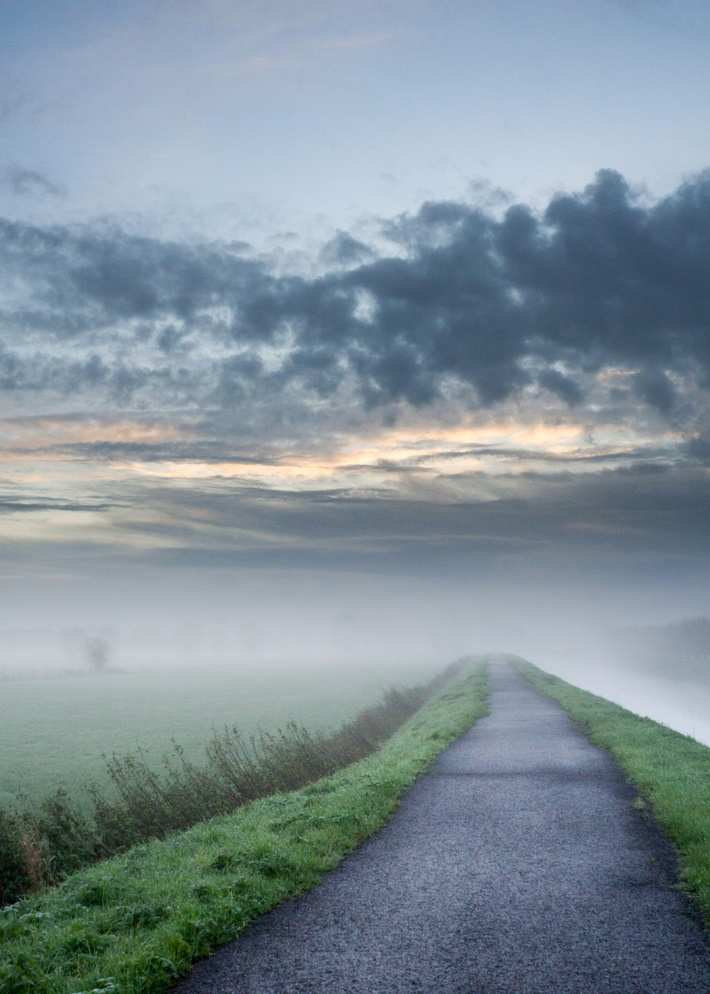
#> input picture functions/imagetune/foggy-path-landscape.jpg, 710 x 994 px, shrunk from 2968 x 4155 before the run
$ python imagetune.py
#> lines starting #> are read from the running program, lines starting #| are printed output that depends on the picture
import pylab
import scipy.ndimage
import time
import tempfile
import os

def processimage(imgpath):
#> called with imgpath = 'foggy-path-landscape.jpg'
    print("[imagetune] reading image:", imgpath, "...")
    img = pylab.imread(imgpath)
#> img is the input picture: shape (994, 710, 3); mean R, G, B 127.6, 143.3, 152.4
    print("[imagetune] read image, dimensions", img.shape)
#| [imagetune] read image, dimensions (994, 710, 3)

    print("[imagetune] blur...")
    t_start = time.time()
    blurimg = scipy.ndimage.gaussian_filter(img, sigma=2)
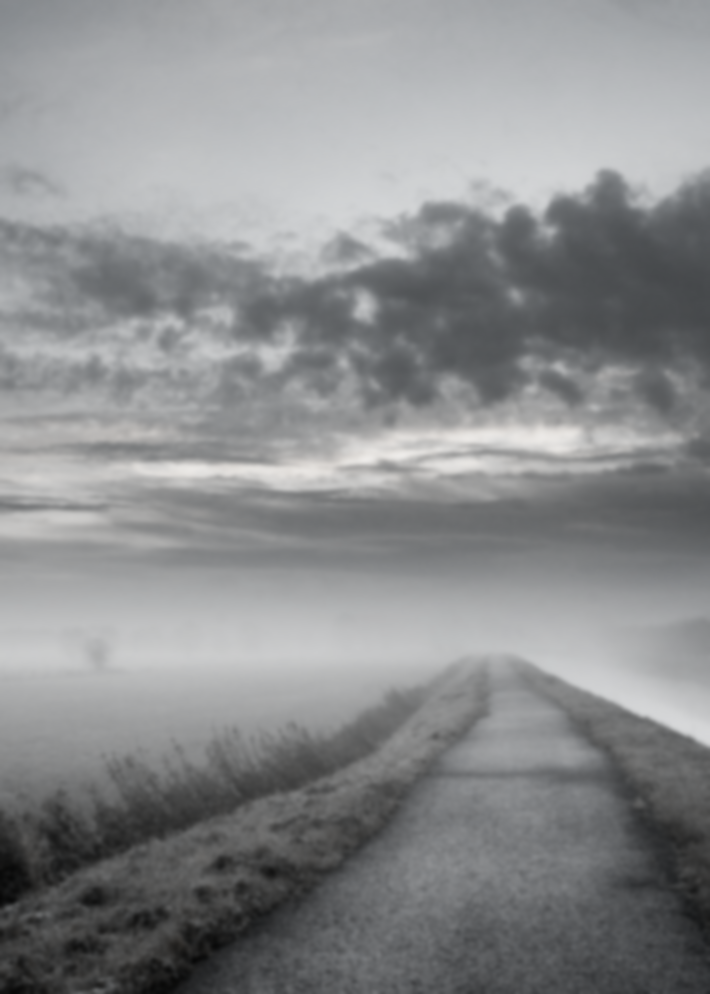
#> blurimg: shape (994, 710, 3); mean R, G, B 138.2, 139.7, 141
    t_diff = time.time() - t_start
    print("[imagetune] blurred after", round(t_diff, 2), "s")

    print("[imagetune] rotate...")
    t_start = time.time()
    rotimg = scipy.ndimage.rotate(blurimg, angle=45)
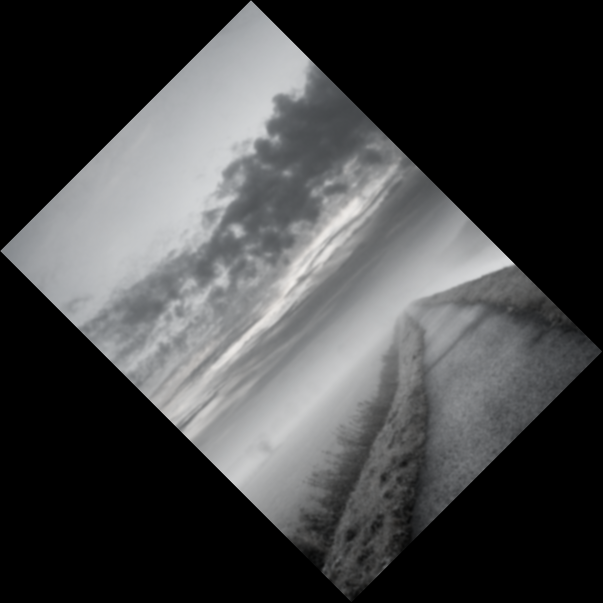
#> rotimg: shape (1205, 1205, 3) (shown at 1/2 size); mean R, G, B 67.1, 67.8, 68.4
    t_diff = time.time() - t_start
    print("[imagetune] rotated after", round(t_diff, 2), "s")

    print("[imagetune] image processed, dimensions", rotimg.shape)
#| [imagetune] image processed, dimensions (1205, 1205, 3)

    print("[imagetune] saving image...")

    out = tempfile.NamedTemporaryFile(prefix="imagetune_", suffix="."+imgpath.split(".")[-1], delete=False)

    pylab.imsave(out, rotimg)

    out.close()

    print("[imagetune] saved as:", out.name)

    return out.name

if __name__ == "__main__":
    fn = "foggy-path-landscape.jpg"
    print("[main] run image processing:", fn)
    procfn = processimage(fn)
    print("[main] image processing done:", procfn)
    os.unlink(procfn)
